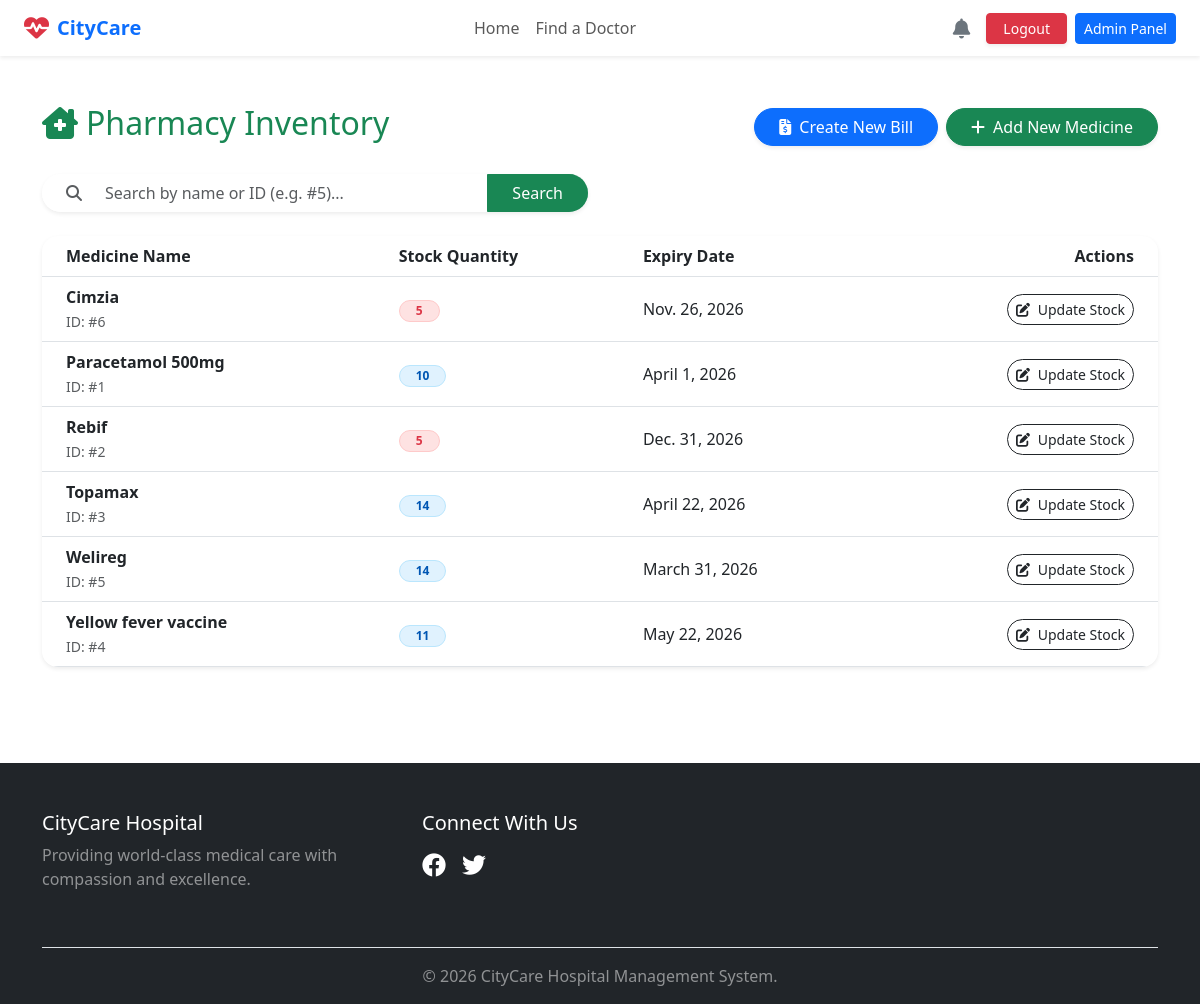
/dashboard/pharmacy-worker/ (signed in), run on the app's committed database.
### pharmacy/models.py (models this page shows, shortened)
class PharmacyInventory(models.Model):
    medicine = models.ForeignKey(Medicine, on_delete=models.CASCADE, related_name='inventory')
    stock_quantity = models.PositiveIntegerField(default=0)
    expiry_date = models.DateField()
    last_updated = models.DateTimeField(auto_now=True)

class Medicine(models.Model):
    name = models.CharField(max_length=150, unique=True)
    description = models.TextField(blank=True)
    price = models.DecimalField(max_digits=8, decimal_places=2)
    manufacturer = models.CharField(max_length=150, blank=True)

### pharmacy/views.py (the view, shortened to what this page needs)
# urls.py: path('pharmacy-worker/', views.pharmacy_worker_dashboard, name='pharmacy_worker_dashboard'),
@login_required
def pharmacy_worker_dashboard(request):
    is_worker = request.user.groups.filter(name='Pharmacy_Worker').exists()
    is_admin = request.user.is_superuser
    if not (is_worker or is_admin):
        return redirect('home')
    today = timezone.now().date()
    search_query = request.GET.get('search', '').strip()
    inventory = PharmacyInventory.objects.select_related('medicine').all()
    if search_query:
        inventory = inventory.filter(
            Q(medicine__name__icontains=search_query) |
            Q(id__icontains=search_query)
        )
    inventory = inventory.order_by('medicine__name')
    return render(request, 'pharmacy/worker_dashboard.html', {
        'inventory': inventory,
        'today': today,
        'search_query': search_query
    })

### dashboard/context_processors.py (called while the page is built)
def user_notifications(request):
    if request.user.is_authenticated:
        unread_notifications = Notification.objects.filter(user=request.user, is_read=False).order_by('-created_at')
        return {
            'notifications': unread_notifications,
            'unread_count': unread_notifications.count()
        }
    return {'notifications': [], 'unread_count': 0}

### templates/pharmacy/worker_dashboard.html (shortened to what this page needs)
{% extends 'base.html' %}
{% block content %}
<div class="container py-5">
    <div class="d-flex justify-content-between align-items-center mb-4">
        <h2 class="text-success"><i class="fas fa-clinic-medical me-2"></i>Pharmacy Inventory</h2>
        <div class="d-flex gap-2">
            <a href="{% url 'create_bill' %}" class="btn btn-primary rounded-pill px-4 shadow-sm">
                <i class="fas fa-file-invoice-dollar me-2"></i>Create New Bill
            </a>
            <a href="{% url 'add_medicine' %}" class="btn btn-success rounded-pill px-4 shadow-sm">
                <i class="fas fa-plus me-2"></i>Add New Medicine
            </a>
        </div>
    </div>
    <div class="row mb-4">
        <div class="col-md-6">
            <form method="GET" class="d-flex gap-2">
                <div class="input-group shadow-sm rounded-pill overflow-hidden">
                    <span class="input-group-text bg-white border-0 ps-4">
                        <i class="fas fa-search text-muted"></i>
                    </span>
                    <input type="text" name="search" class="form-control border-0"
                           placeholder="Search by name or ID (e.g. #5)..."
                           value="{{ search_query }}">
                    <button class="btn btn-success px-4" type="submit">Search</button>
                </div>
            </form>
        </div>
    </div>
    <div class="card border-0 shadow-sm rounded-4 overflow-hidden">
        <div class="pharmacy-scroll-container">
            <div class="table-responsive">
                <table class="table align-middle mb-0">
                    <thead class="bg-light sticky-top">
                        <tr>
                            <th class="ps-4">Medicine Name</th>
                            <th>Stock Quantity</th>
                            <th>Expiry Date</th>
                            <th class="text-end pe-4">Actions</th>
                        </tr>
                    </thead>
                    <tbody>
                        {% for item in inventory %}
                        <tr class="inventory-row"> <td class="ps-4">
                                <div class="fw-bold">{{ item.medicine.name }}</div>
                                <small class="text-muted">ID: #{{ item.id }}</small>
                            </td>
                            <td>
    <span class="badge {% if item.stock_quantity < 10 %}bg-danger-soft{% else %}bg-primary-soft{% endif %} rounded-pill px-3">
        {{ item.stock_quantity }}
    </span>
</td>
                            <td>{{ item.expiry_date }}</td>
                            <td class="text-end pe-4">
                                <a href="{% url 'update_stock' item.id %}" class="btn btn-sm btn-outline-dark rounded-pill">
                                    <i class="fas fa-edit me-1"></i> Update Stock
                                </a>
                            </td>
                        </tr>
                        {% endfor %}
                    </tbody>
                </table>
            </div>
        </div>
    </div>
</div>
{% endblock %}

### static/css/style.css (style rules this page uses)
.pharmacy-scroll-container { max-height: 500px; overflow-y: auto; overflow-x: hidden; border-radius: 0 0 1rem 1rem; }
.table thead.sticky-top { position: sticky; top: 0; z-index: 10; background-color: #f8f9fa !important; }
.inventory-row { transition: all 0.2s ease; opacity: 0; animation: slideUp 0.4s ease-out forwards; }
.inventory-row:nth-child(1) { animation-delay: 0.1s; }
.inventory-row:nth-child(2) { animation-delay: 0.15s; }
.inventory-row:nth-child(3) { animation-delay: 0.2s; }
.inventory-row:nth-child(4) { animation-delay: 0.25s; }
.inventory-row:nth-child(5) { animation-delay: 0.3s; }
.bg-danger-soft { background-color: #fee2e2 !important; color: #dc3545 !important; border: 1px solid #fecaca; }
.bg-primary-soft { background-color: #e0f2fe !important; color: #0056b3 !important; border: 1px solid #bae6fd; }

### data on the page
PharmacyInventory: medicine.name "Cimzia", id "6", stock_quantity "5", expiry_date "Nov. 26, 2026"
PharmacyInventory: medicine.name "Paracetamol 500mg", id "1", stock_quantity "10", expiry_date "April 1, 2026"
PharmacyInventory: medicine.name "Rebif", id "2", stock_quantity "5", expiry_date "Dec. 31, 2026"
PharmacyInventory: medicine.name "Topamax", id "3", stock_quantity "14", expiry_date "April 22, 2026"
PharmacyInventory: medicine.name "Welireg", id "5", stock_quantity "14", expiry_date "March 31, 2026"
PharmacyInventory: medicine.name "Yellow fever vaccine", id "4", stock_quantity "11", expiry_date "May 22, 2026"
